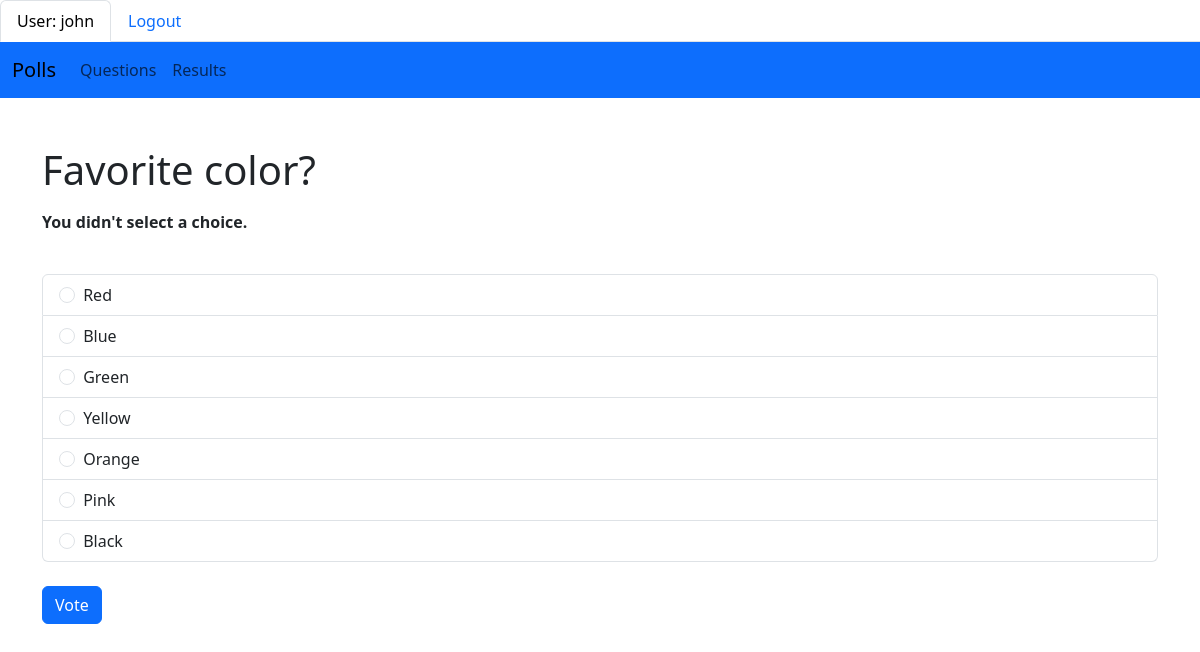
The app's page /polls/4/vote/ (signed in) with its own data.
### polls/models.py (models this page shows, shortened)
class Question(models.Model):
    question_text = models.CharField(max_length=200)
    pub_date = models.DateTimeField("date published")

class Choice(models.Model):
    question = models.ForeignKey(Question, on_delete=models.CASCADE)
    choice_text = models.CharField(max_length=200)
    votes = models.IntegerField(default=0)

### polls/views.py (the view)
# urls.py: path("<int:question_id>/vote/", views.vote, name="vote"),
@login_required
def vote(request, question_id):
    question = get_object_or_404(Question, pk=question_id)
    try:
        selected_choice = question.choice_set.get(pk=request.POST["choice"])
    except (KeyError, Choice.DoesNotExist):
        return render(
            request,
            "polls/detail.html",
            {
                "question": question,
                "error_message": "You didn't select a choice.",
            },
        )
    else:
        user = request.user
        selected_choice.votes += 1
        selected_choice.save()
        vote = Vote.objects.create(user=user, choice=selected_choice)
        return HttpResponseRedirect(reverse("polls:results", args=(question_id,)))

### polls/templates/polls/detail.html (shortened to what this page needs)
{% extends "polls/base.html"%}
{% block results%}<a class="nav-link" href="{% url 'polls:results' question.id %}" class="navbar-item">Results</a>{% endblock %}
{% block content %}
    <br><br>
    <form action="{% url 'polls:vote' question.id %}" method="post">
            <fieldset>
                <legend><h1>{{ question.question_text }}</h1></legend>
                {% if error_message %}<p><strong>{{ error_message }}</strong></p>{% endif %}
                <br>
                <ul class="list-group">
                    {% for choice in question.choice_set.all %}
                    <li class="list-group-item list-group-item-action">
                        <input class="form-check-input me-1" type="radio" name="choice" id="choice{{ forloop.counter }}" value="{{ choice.id }}">
                        <label class="form-check-label stretched-link" for="choice{{ forloop.counter }}">{{ choice.choice_text }}</label>
                    </li>
                    {% endfor %}
                </ul>
                <br>
            </fieldset>
        <input type="submit" class="btn btn-primary" value="Vote">
    </form>
{% endblock %}

### polls/templates/polls/base.html (shortened to what this page needs)
<!DOCTYPE html>
<html>
<head>
    {% load static %}
    <link rel="stylesheet" href="https://cdn.jsdelivr.net/npm/bootstrap@5.3.0/dist/css/bootstrap.min.css">
</head>
<body>
    <ul class="nav nav-tabs">
        {% if user.is_authenticated %}
          <li class="nav-item"><a class="nav-link active">User: {{ user.get_username }}</a></li>
          <li class="nav-item"><a class="nav-link" href="{% url 'logout' %}">Logout</a></li>
        {% else %}
          <li class="nav-item" ><a class="nav-link" href="{% url 'login' %}?next={{ request.path }}">Login</a></li>
        {% endif %}
    </ul>
    <nav class="navbar navbar-expand-lg bd-body-tertiary bg-primary">
        <div class="container-fluid ">
            <a class="navbar-brand">Polls</a>
            <div class="collapse navbar-collapse" id="navbarNavAltMarkup">
                <div class="navbar-nav">
                  <a class="nav-link" href="{% url 'polls:index' %}" class="navbar-item">Questions</a>
                  {% block results %}{% endblock %}
                </div>
            </div>
        </div>
    </nav>
    <div class="container">
        {% block content %}
        {% endblock %}
    </div>
</body>
</html>

### records on screen
Question: question_text "Favorite color?"
Choice: choice_text "Red"
Choice: choice_text "Blue"
Choice: choice_text "Green"
Choice: choice_text "Yellow"
Choice: choice_text "Orange"
Choice: choice_text "Pink"
Choice: choice_text "Black"

### other values on screen
{{ user.get_username }} "john"
{{ error_message }} "You didn't select a choice."
